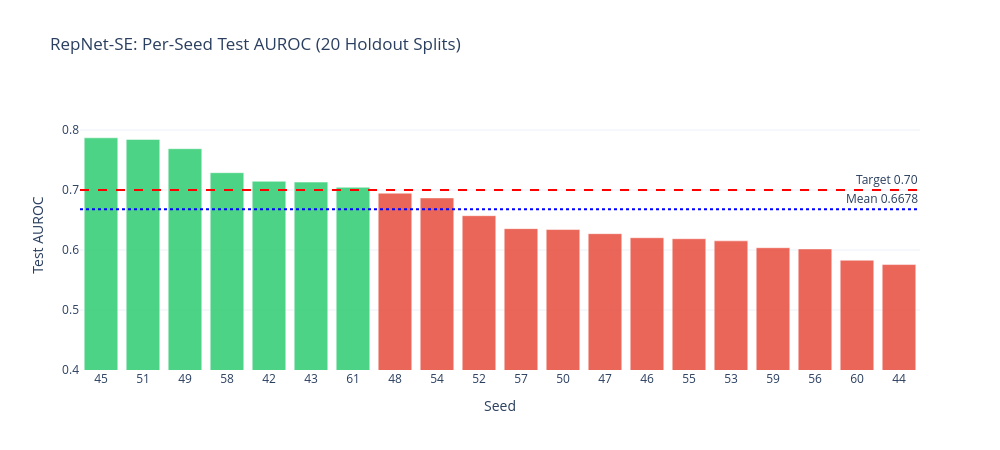

The notebook cell saved with this chart:
### Code cell
# Per-seed AUROC bar chart
sort_idx = np.argsort(aurocs)[::-1]
colors = ['#2ecc71' if a >= 0.70 else '#e74c3c' for a in aurocs[sort_idx]]

fig = go.Figure()
fig.add_trace(go.Bar(
    x=[str(seeds[i]) for i in sort_idx], y=aurocs[sort_idx],
    marker_color=colors, opacity=0.85,
))
fig.add_hline(y=0.70, line_dash='dash', line_color='red', annotation_text='Target 0.70')
fig.add_hline(y=aurocs.mean(), line_dash='dot', line_color='blue',
              annotation_text=f'Mean {aurocs.mean():.4f}')
fig.update_layout(
    title='RepNet-SE: Per-Seed Test AUROC (20 Holdout Splits)',
    xaxis_title='Seed', yaxis_title='Test AUROC',
    template='plotly_white', width=1000, height=450,
    yaxis_range=[0.4, 0.85],
)
fig.show()

### Figure 1 — Plotly figure (JSON) as saved in the notebook; plotly's stock layout.template omitted (floating-point values rounded to 4 significant figures)
{"data": [{"marker": {"color": ["#2ecc71", "#2ecc71", "#2ecc71", "#2ecc71", "#2ecc71", "#2ecc71", "#2ecc71", "#e74c3c", "#e74c3c", "#e74c3c", "#e74c3c", "#e74c3c", "#e74c3c", "#e74c3c", "#e74c3c", "#e74c3c", "#e74c3c", "#e74c3c", "#e74c3c", "#e74c3c"]}, "opacity": 0.85, "x": ["45", "51", "49", "58", "42", "43", "61", "48", "54", "52", "57", "50", "47", "46", "55", "53", "59", "56", "60", "44"], "y": [0.787, 0.7842, 0.7688, 0.7288, 0.7145, 0.7132, 0.7045, 0.6947, 0.6869, 0.6572, 0.6356, 0.6341, 0.6272, 0.6205, 0.6188, 0.6152, 0.6038, 0.6018, 0.5829, 0.5757], "type": "bar"}], "layout": {"shapes": [{"line": {"color": "red", "dash": "dash"}, "type": "line", "x0": 0, "x1": 1, "xref": "x domain", "y0": 0.7, "y1": 0.7, "yref": "y"}, {"line": {"color": "blue", "dash": "dot"}, "type": "line", "x0": 0, "x1": 1, "xref": "x domain", "y0": 0.6678, "y1": 0.6678, "yref": "y"}], "annotations": [{"showarrow": false, "text": "Target 0.70", "x": 1, "xanchor": "right", "xref": "x domain", "y": 0.7, "yanchor": "bottom", "yref": "y"}, {"showarrow": false, "text": "Mean 0.6678", "x": 1, "xanchor": "right", "xref": "x domain", "y": 0.6678, "yanchor": "bottom", "yref": "y"}], "yaxis": {"title": {"text": "Test AUROC"}, "range": [0.4, 0.85]}, "title": {"text": "RepNet-SE: Per-Seed Test AUROC (20 Holdout Splits)"}, "xaxis": {"title": {"text": "Seed"}}, "width": 1000, "height": 450}}
